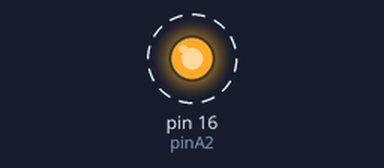
A sketch run on a simulated Arduino Uno, built with avr-gcc and run on an emulated ATmega328P. Shown: output pins drawn as LEDs (lit = HIGH). Dashed ring = blinking.

Above: at 0.5 s.
Timing chart, 0 to 4.6 s (numbered marks = the images above):
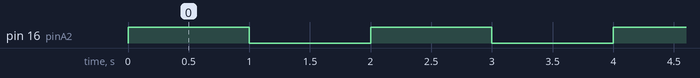

The sketch:

Blink_LED.ino
```cpp
const int pinA2 = 16;  // A2 is also digital pin 16 on Arduino Uno

void setup() {
  // initialize the A2 pin as an output.
  pinMode(pinA2, OUTPUT);
}

void loop() {
  // LED ON
  digitalWrite(pinA2, HIGH);
  delay(1000);
  // LED OFF
  digitalWrite(pinA2, LOW);
  delay(1000);
}
```

Measured:
- by itself, pin 16 (pinA2): alternates HIGH for 1.0 s and LOW for 1.0 s
